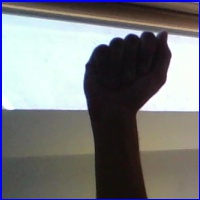
#> input picture asl-api/A_test.jpg, 200 x 200 px
$ python -i skin_segmentation.py   (imports and definitions only)
#> lines starting #> are read from the running program, lines starting #| are printed output that depends on the picture; after the words box and inside, x2 and y2 are one past the last pixel; in counts of white or black regions, pixels touching at a corner belong together
#> further down, picture is the input picture: shape (200, 200, 3); mean B, G, R 123.9, 121.8, 120.8
import numpy as np
import cv2
from sklearn.cluster import KMeans
from collections import Counter
import pprint

def extract_skin(image):
    """
    Using thresholding technique on HSV color space
    to extract skin pixels form the image
    input: image
    output: cv2 image
    """
    # Taking a copy of the image
    img =  image.copy()
    # Converting from BGR Colours Space to HSV
    img =  cv2.cvtColor(img,cv2.COLOR_BGR2HSV)
#> img: shape (200, 200, 3); mean H, S, V 67.8, 54.5, 134.1

    # Defining HSV Threadholds
    lower_threshold = np.array([0, 12, 20], dtype=np.uint8)
    upper_threshold = np.array([40, 255, 255], dtype=np.uint8)

    # Single Channel mask,denoting presence of colours in the about threshold
    skin_mask = cv2.inRange(img,lower_threshold,upper_threshold)
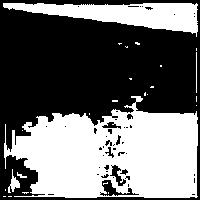
#> skin_mask: shape (200, 200); 43.1% white; 25 white regions (20 under 20 px), largest, box (x1, y1, x2, y2) and area: (4, 96, 198, 198) 13670, (3, 3, 198, 37) 3281, (8, 169, 20, 193) 114, (196, 52, 197, 93) 41, (17, 172, 27, 178) 26

    # Cleaning up mask using Gaussian Filter
    skin_mask = cv2.GaussianBlur(skin_mask,(3,3),0)
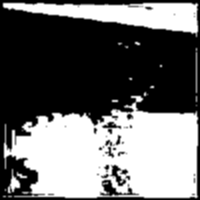
#> skin_mask: shape (200, 200); min 0, max 255, mean 109.8

    # Extracting skin from the threshold mask
    skin = cv2.bitwise_and(img,img,mask=skin_mask)
#> skin: shape (200, 200, 3); mean H, S, V 14.5, 29.6, 47.6

    # Return the Skin image
    return cv2.cvtColor(skin,cv2.COLOR_HSV2BGR)
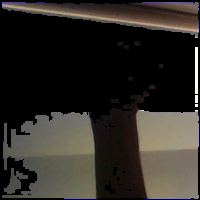
#> returned value: shape (200, 200, 3); mean B, G, R 38.3, 43.4, 47.1


def remove_black(estimator_labels, estimator_cluster):
    """
    Utility function to remove pixels from the extracted skin
    """

    # Check for black
    hasBlack = False

    # Get the total number of occurance for each color
    occurance_counter = Counter(estimator_labels)


    # Quick lambda function to compare to lists
    compare = lambda x, y: Counter(x) == Counter(y)

    # Loop through the most common occuring color
    for x in occurance_counter.most_common(len(estimator_cluster)):

        # Quick List comprehension to convert each of RBG Numbers to int
        color = [int(i) for i in estimator_cluster[x[0]].tolist() ]

    # Check if the color is [0,0,0] that if it is black
    if compare(color , [0,0,0]) == True:
        # delete the occurance
        del occurance_counter[x[0]]
        # remove the cluster
        hasBlack = True
        estimator_cluster = np.delete(estimator_cluster,x[0],0)
        # break
    return (occurance_counter,estimator_cluster,hasBlack)

>>> import cv2
>>> picture = cv2.imread('../asl-api/A_test.jpg')
>>> result = extract_skin(picture)
